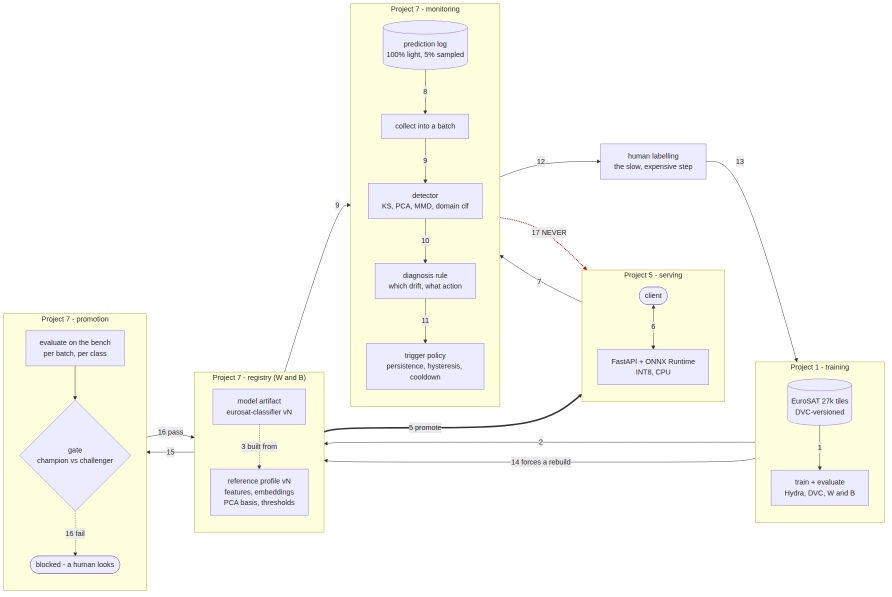
#> input picture assets/cycle.png, 1784 x 1194 px (shown at 1/2 size); its folder holds only this picture in this run
$ python -i image.py   (imports and definitions only)
#> lines starting #> are read from the running program, lines starting #| are printed output that depends on the picture
#> further down, picture is the input picture: shape (1194, 1784, 3); mean B, G, R 245.6, 250.5, 250.7
"""21 features per tile, standing in for 12288 raw pixel values.

Every group here earns its place from a measured scenario: band statistics catch the
seasonal and haze shifts, the sharpness group catches JPEG recompression (which costs
44 accuracy points while leaving colour statistics untouched), texture catches
resolution loss.

Computed at 64x64 regardless of what arrives. Blockiness and high-frequency energy are
defined relative to the pixel grid, so the same scene at 256x256 gives different
numbers for reasons that have nothing to do with drift.
"""

from __future__ import annotations

import numpy as np
from PIL import Image

#: All image features are measured at this resolution, regardless of input size.
CANONICAL_SIZE = 64

# Rec. 601 luma. The exact weights barely matter here; being consistent does.
_LUMA = np.array([0.299, 0.587, 0.114], dtype=np.float32)

FEATURE_NAMES: tuple[str, ...] = (
    # --- band statistics: colour and exposure -----------------------------
    "mean_r", "mean_g", "mean_b",
    "std_r", "std_g", "std_b",
    "brightness",
    "saturation",
    "corr_rg", "corr_rb", "corr_gb",
    # --- sharpness and compression artefacts ------------------------------
    "laplacian_var",
    "gradient_mean",
    "hf_energy_ratio",
    "blockiness",
    # --- texture ----------------------------------------------------------
    "entropy",
    "global_contrast",
    "local_contrast",
    # --- dynamic range and noise ------------------------------------------
    "frac_dark_clipped",
    "frac_bright_clipped",
    "noise_sigma",
)


def _grayscale(img: np.ndarray) -> np.ndarray:
    return img @ _LUMA


def _laplacian(gray: np.ndarray) -> np.ndarray:
    """4-neighbour Laplacian on the interior. High response = fine detail."""
    return (
        -4.0 * gray[1:-1, 1:-1]
        + gray[:-2, 1:-1] + gray[2:, 1:-1]
        + gray[1:-1, :-2] + gray[1:-1, 2:]
    )


def _blockiness(gray: np.ndarray, block: int = 8) -> float:
    """Excess gradient across 8x8 block seams, over the gradient inside blocks.

    JPEG quantises each 8x8 block on its own, so the seams become steps the scene
    never had. Zero means the seams look like any other neighbouring pixels.

    A difference in intensity units, not a ratio. The first version divided by the
    interior gradient and blew up on near-uniform tiles (open water), giving a mean
    of 8.8 with a standard deviation of 107.

    The baseline isn't zero, since EuroSAT ships as JPEG already. That's fine: the
    monitor always compares against the reference, never against an absolute.
    """
    dv = np.abs(np.diff(gray, axis=1))          # horizontal neighbour differences
    dh = np.abs(np.diff(gray, axis=0))
    # Column j of dv is |I[:, j+1] - I[:, j]|; a block edge sits where j+1 is a
    # multiple of `block`.
    edge_cols = np.arange(dv.shape[1]) % block == (block - 1)
    edge_rows = np.arange(dh.shape[0]) % block == (block - 1)
    if edge_cols.sum() == 0 or (~edge_cols).sum() == 0:
        return 0.0
    edge = np.concatenate([dv[:, edge_cols].ravel(), dh[edge_rows, :].ravel()])
    inner = np.concatenate([dv[:, ~edge_cols].ravel(), dh[~edge_rows, :].ravel()])
    return float(edge.mean() - inner.mean())


def _hf_energy_ratio(gray: np.ndarray, cutoff: float = 0.5) -> float:
    """Share of spectral power above `cutoff` x Nyquist.

    Blur removes high frequencies, sensor noise adds them, so one number moving in
    opposite directions separates the two.

    JPEG lowers it as well (-0.47 sigma on `recompress`), which surprised me until I
    remembered that discarding high-frequency DCT coefficients *is* the compression.
    So this can't separate blurred from compressed on its own; blockiness does that.
    """
    spectrum = np.abs(np.fft.fftshift(np.fft.fft2(gray - gray.mean()))) ** 2
    h, w = gray.shape
    yy, xx = np.mgrid[0:h, 0:w]
    radius = np.hypot((yy - h / 2) / (h / 2), (xx - w / 2) / (w / 2))
    total = spectrum.sum()
    return float(spectrum[radius > cutoff].sum() / total) if total > 1e-12 else 0.0


def _entropy(gray: np.ndarray, bins: int = 32) -> float:
    """Shannon entropy of the intensity histogram, in bits. Flat scene = low."""
    hist, _ = np.histogram(gray, bins=bins, range=(0.0, 1.0))
    p = hist.astype(np.float64)
    p = p[p > 0] / p.sum()
    return float(-(p * np.log2(p)).sum())


def _correlation(a: np.ndarray, b: np.ndarray) -> float:
    a = a.ravel() - a.mean()
    b = b.ravel() - b.mean()
    denom = np.sqrt((a * a).sum() * (b * b).sum())
    return float((a * b).sum() / denom) if denom > 1e-8 else 0.0


def image_features(img: np.ndarray) -> np.ndarray:
    """One tile (H, W, 3) float32 in [0, 1] -> a vector matching FEATURE_NAMES.

    Tiles of any size are accepted and resized to CANONICAL_SIZE first, so the
    returned vector is comparable regardless of what the provider delivered.
    """
    if img.ndim != 3 or img.shape[2] != 3:
        raise ValueError(f"expected (H, W, 3), got {img.shape}")

    if img.shape[0] != CANONICAL_SIZE or img.shape[1] != CANONICAL_SIZE:
        pil = Image.fromarray((np.clip(img, 0, 1) * 255).astype(np.uint8))
        pil = pil.resize((CANONICAL_SIZE, CANONICAL_SIZE), Image.Resampling.BILINEAR)
#> pil: PIL image 64x64 RGB
        img = np.asarray(pil, dtype=np.float32) / 255.0

    gray = _grayscale(img)
    lap = _laplacian(gray)
#> in _laplacian, `return ( -4.0 * gray[1:-1, 1:-1] + gray[:-2, 1:-1] + gray[2:, 1:-1] + ..`:
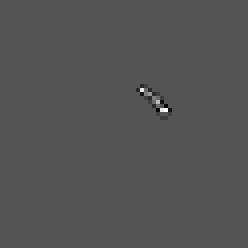
#> returned value: shape (62, 62) float32 (shown 4 times larger); min -0.0139, max 0.0278, mean 7.75e-11; drawn with min black and max white

    # Saturation as HSV defines it: how far the pixel is from grey.
    mx = img.max(axis=2)
#> mx: shape (64, 64) float32; every value is 1
    mn = img.min(axis=2)
    sat = np.where(mx > 1e-6, (mx - mn) / np.maximum(mx, 1e-6), 0.0)

    # Local contrast: variability of 8x8 block means. Falls when detail is lost
    # at a scale larger than a single pixel -- which is what coarser ground
    # sample distance does.
    h, w = gray.shape
#> h = 64; w = 64
    bh, bw = h // 8, w // 8
#> bh = 8; bw = 8
    block_means = gray[: bh * 8, : bw * 8].reshape(bh, 8, bw, 8).mean(axis=(1, 3))

    # Robust noise estimate: the MAD of the Laplacian. Real structure is sparse
    # in the Laplacian, so its median absolute deviation tracks the noise floor
    # rather than the content. 0.6745 converts MAD to a Gaussian sigma.
    mad = np.median(np.abs(lap - np.median(lap)))
#> mad = 0
    noise_sigma = float(mad / 0.6745 / np.sqrt(20.0))  # /sqrt(sum of squared kernel weights)
#> noise_sigma = 0

    return np.array(
        [
            img[..., 0].mean(), img[..., 1].mean(), img[..., 2].mean(),
            img[..., 0].std(), img[..., 1].std(), img[..., 2].std(),
            gray.mean(),
            sat.mean(),
            _correlation(img[..., 0], img[..., 1]),
            _correlation(img[..., 0], img[..., 2]),
            _correlation(img[..., 1], img[..., 2]),
            lap.var(),
            np.abs(np.diff(gray, axis=1)).mean() + np.abs(np.diff(gray, axis=0)).mean(),
            _hf_energy_ratio(gray),
            _blockiness(gray),
            _entropy(gray),
            gray.std(),
            block_means.std(),
            float((gray < 0.02).mean()),
            float((gray > 0.98).mean()),
            noise_sigma,
        ],
        dtype=np.float32,
    )
#> in _correlation, `a = a.ravel() - a.mean()`: a = 4096 values, max 1.91e-05 at index 0, min -0.0117 at index 1833, mean -1.52e-08
#> in _correlation, `b = b.ravel() - b.mean()`: b has the same summary as a
#> in _correlation, `denom = np.sqrt((a * a).sum() * (b * b).sum())`: denom = 0.000552
#> in _hf_energy_ratio, `spectrum = np.abs(np.fft.fftshift(np.fft.fft2(gray - gray.mean()))) ** 2`:
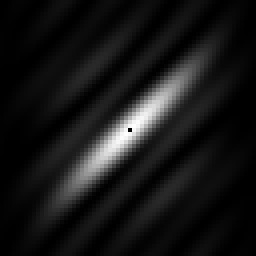
#> spectrum: shape (64, 64) float64 (shown 4 times larger); min 0, max 0.00481, mean 0.000433; drawn with min black and max white
#> in _hf_energy_ratio, `total = spectrum.sum()`: total = 1.78
#> in _blockiness, `dv = np.abs(np.diff(gray, axis=1))`:
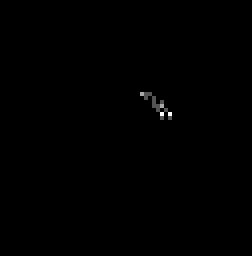
#> dv: shape (64, 63) float32 (shown 4 times larger); min 0, max 0.0104, mean 1.9e-05; drawn with min black and max white
#> in _blockiness, `edge = np.concatenate([dv[:, edge_cols].ravel(), dh[edge_rows, :].rave..`: edge = 896 values, max 0.00695 at index 612, min 0 at index 0, mean 1.94e-05
#> in _blockiness, `inner = np.concatenate([dv[:, ~edge_cols].ravel(), dh[~edge_rows, :].r..`: inner = 7168 values, max 0.0104 at index 1603, min 0 at index 0, mean 2.08e-05
#> in _entropy, `hist, _ = np.histogram(gray, bins=bins, range=(0.0, 1.0))`: hist = 32 values from 0 to 4096
#> in _entropy, `p = p[p > 0] / p.sum()`: p = [1]

>>> import cv2
>>> picture = cv2.imread('../../../assets/cycle.png')
>>> result = image_features(picture)
#> result = 21 values, max 1 at index 2, min -1.45e-06 at index 14, mean 0.308
